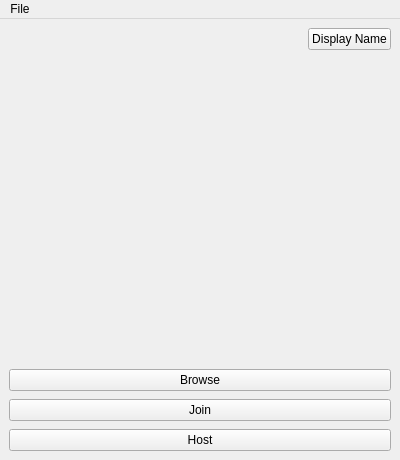
<?xml version="1.0" encoding="UTF-8"?>
<ui version="4.0">
 <class>MainWindow</class>
 <widget class="QMainWindow" name="MainWindow">
  <property name="geometry">
   <rect>
    <x>0</x>
    <y>0</y>
    <width>400</width>
    <height>460</height>
   </rect>
  </property>
  <property name="sizePolicy">
   <sizepolicy hsizetype="Preferred" vsizetype="Preferred">
    <horstretch>0</horstretch>
    <verstretch>0</verstretch>
   </sizepolicy>
  </property>
  <property name="minimumSize">
   <size>
    <width>400</width>
    <height>460</height>
   </size>
  </property>
  <property name="maximumSize">
   <size>
    <width>400</width>
    <height>460</height>
   </size>
  </property>
  <property name="windowTitle">
   <string>Mercury</string>
  </property>
  <property name="styleSheet">
   <string notr="true"/>
  </property>
  <property name="containerStyle" stdset="0">
   <string>outer</string>
  </property>
  <widget class="QWidget" name="centralwidget">
   <layout class="QHBoxLayout" name="horizontalLayout">
    <item>
     <layout class="QVBoxLayout" name="verticalLayout">
      <property name="spacing">
       <number>4</number>
      </property>
      <item>
       <layout class="QHBoxLayout" name="horizontalLayout_4" stretch="0,0">
        <item>
         <spacer name="horizontalSpacer">
          <property name="orientation">
           <enum>Qt::Orientation::Horizontal</enum>
          </property>
          <property name="sizeHint" stdset="0">
           <size>
            <width>40</width>
            <height>20</height>
           </size>
          </property>
         </spacer>
        </item>
        <item>
         <widget class="QPushButton" name="settingsButton">
          <property name="sizePolicy">
           <sizepolicy hsizetype="Preferred" vsizetype="Fixed">
            <horstretch>0</horstretch>
            <verstretch>0</verstretch>
           </sizepolicy>
          </property>
          <property name="text">
           <string>Display Name</string>
          </property>
         </widget>
        </item>
       </layout>
      </item>
      <item>
       <spacer name="verticalSpacer_2">
        <property name="orientation">
         <enum>Qt::Orientation::Vertical</enum>
        </property>
        <property name="sizeHint" stdset="0">
         <size>
          <width>20</width>
          <height>40</height>
         </size>
        </property>
       </spacer>
      </item>
      <item>
       <layout class="QVBoxLayout" name="verticalLayout_3">
        <property name="spacing">
         <number>8</number>
        </property>
        <item>
         <layout class="QHBoxLayout" name="horizontalLayout_2">
          <item>
           <widget class="QLabel" name="label">
            <property name="maximumSize">
             <size>
              <width>220</width>
              <height>200</height>
             </size>
            </property>
            <property name="text">
             <string/>
            </property>
            <property name="pixmap">
             <pixmap>assets/MercuryLogo.png</pixmap>
            </property>
            <property name="scaledContents">
             <bool>true</bool>
            </property>
           </widget>
          </item>
         </layout>
        </item>
        <item>
         <spacer name="verticalSpacer">
          <property name="orientation">
           <enum>Qt::Orientation::Vertical</enum>
          </property>
          <property name="sizeHint" stdset="0">
           <size>
            <width>20</width>
            <height>40</height>
           </size>
          </property>
         </spacer>
        </item>
        <item>
         <widget class="QPushButton" name="streamBrowserButton">
          <property name="text">
           <string>Browse</string>
          </property>
         </widget>
        </item>
        <item>
         <widget class="QPushButton" name="joinButton">
          <property name="sizePolicy">
           <sizepolicy hsizetype="Minimum" vsizetype="Maximum">
            <horstretch>0</horstretch>
            <verstretch>0</verstretch>
           </sizepolicy>
          </property>
          <property name="styleSheet">
           <string notr="true"/>
          </property>
          <property name="text">
           <string>Join</string>
          </property>
          <property name="flat">
           <bool>false</bool>
          </property>
         </widget>
        </item>
        <item>
         <widget class="QPushButton" name="hostButton">
          <property name="sizePolicy">
           <sizepolicy hsizetype="Minimum" vsizetype="Maximum">
            <horstretch>0</horstretch>
            <verstretch>0</verstretch>
           </sizepolicy>
          </property>
          <property name="styleSheet">
           <string notr="true"/>
          </property>
          <property name="text">
           <string>Host</string>
          </property>
          <property name="buttonStyle" stdset="0">
           <string>primary</string>
          </property>
          <property name="containerStyle" stdset="0">
           <string>outer</string>
          </property>
         </widget>
        </item>
       </layout>
      </item>
     </layout>
    </item>
   </layout>
  </widget>
  <widget class="QMenuBar" name="menubar">
   <property name="geometry">
    <rect>
     <x>0</x>
     <y>0</y>
     <width>400</width>
     <height>24</height>
    </rect>
   </property>
   <widget class="QMenu" name="menuFile">
    <property name="title">
     <string>File</string>
    </property>
    <addaction name="actionPreferences"/>
   </widget>
   <addaction name="menuFile"/>
  </widget>
  <action name="actionHi1">
   <property name="text">
    <string>Hi1</string>
   </property>
  </action>
  <action name="actionOpen_Settings">
   <property name="text">
    <string>Open Settings...</string>
   </property>
  </action>
  <action name="actionPreferences">
   <property name="text">
    <string>Preferences...</string>
   </property>
  </action>
 </widget>
 <resources/>
 <connections/>
</ui>
